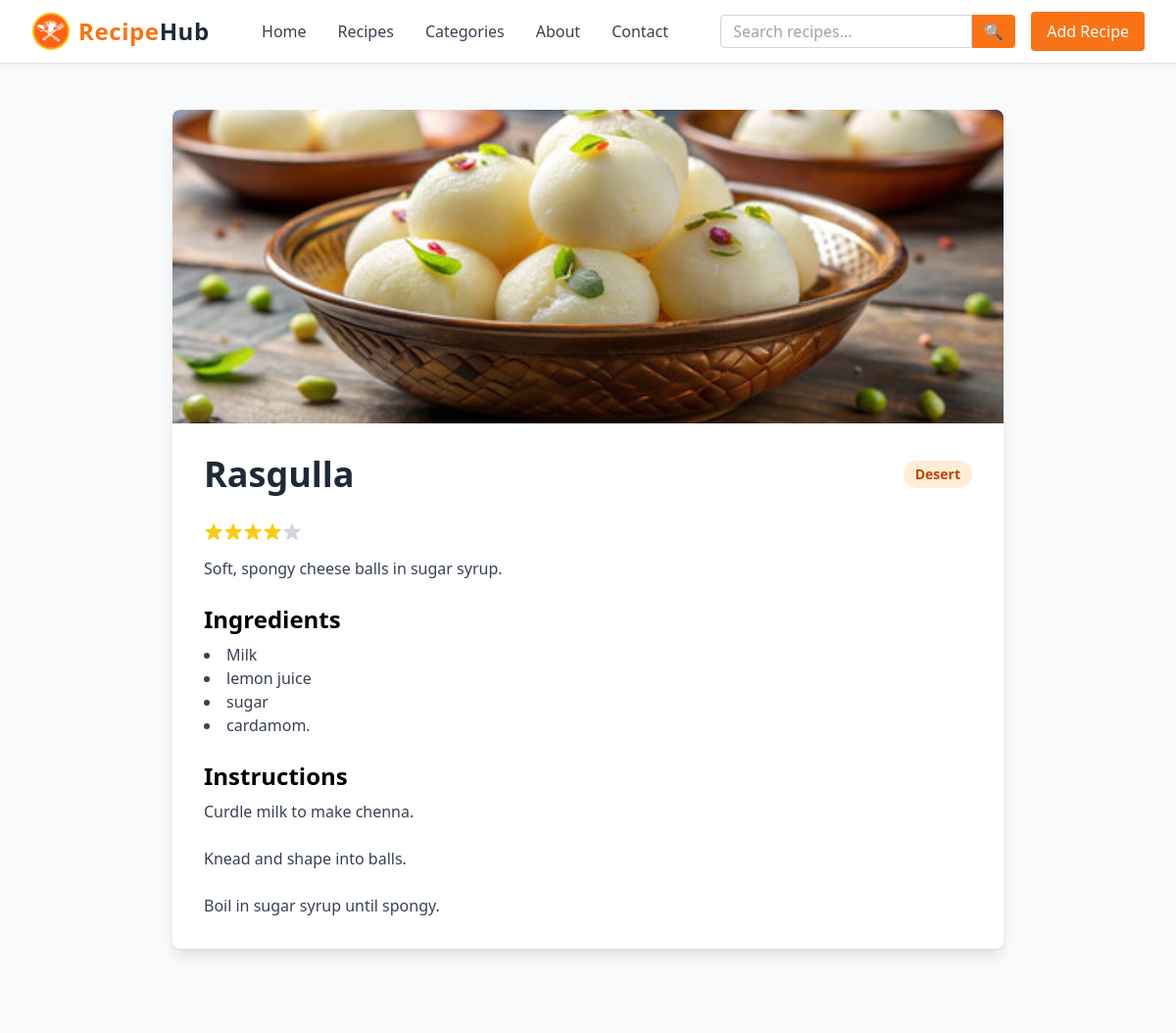
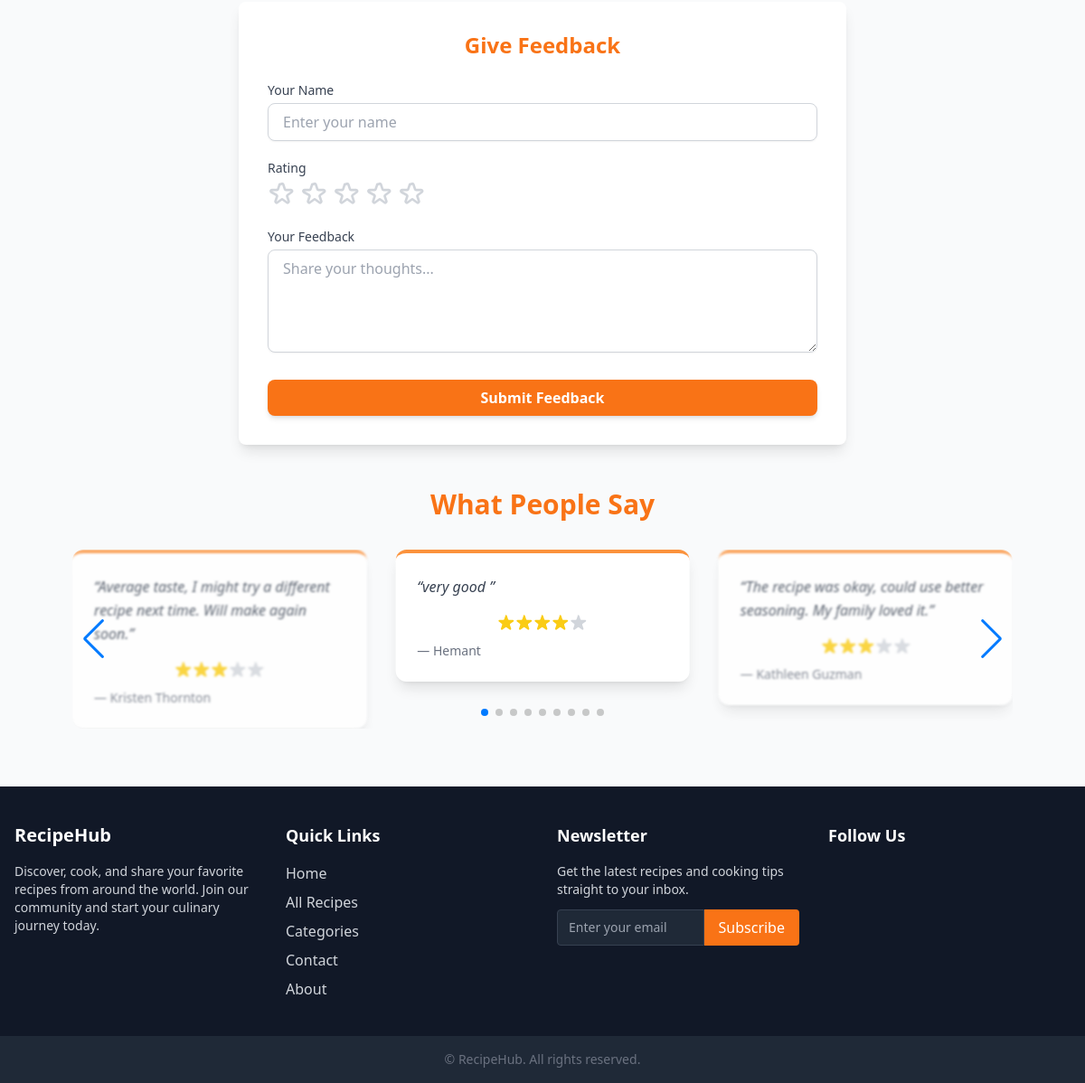
The page /recipe_detail/rasgulla/ on the database its author committed (2 pictures, top to bottom).
### recipes/models.py (models this page shows, shortened)
class Recipe(models.Model):
    title = models.CharField(max_length=200)
    description = models.TextField()
    ingredients = models.TextField()
    instructions = models.TextField()
    image = models.ImageField(upload_to='recipe_images/', blank=True, null=True)
    category = models.ForeignKey(Category, on_delete=models.SET_NULL, null=True, blank=True)
    created_at = models.DateTimeField(auto_now_add=True)
    slug = models.SlugField(unique=True, blank=True, null=True)
    approved = models.BooleanField(default=False)

class Category(models.Model):
    name = models.CharField(max_length=100, unique=True)
    slug = models.SlugField(max_length=120, unique=True, blank=True)
    image = models.ImageField(upload_to='category_images/', blank=True, null=True)

class Feedback(models.Model):
    recipe = models.ForeignKey(Recipe, on_delete=models.CASCADE, related_name="feedbacks")
    name = models.CharField(max_length=100)  # if no user system
    rating = models.PositiveSmallIntegerField()  # 1-5 stars
    comment = models.TextField()
    created_at = models.DateTimeField(auto_now_add=True)

### recipes/views.py (the view)
# urls.py: path('recipe_detail/<str:recipe_slug>/', recipe_detail,name="recipe_detail"),
def recipe_detail(request, recipe_slug):
    recipe = get_object_or_404(Recipe, slug=recipe_slug)
    ingredients_list = recipe.ingredients.split(',')
    if request.method == "POST":
        name = request.POST.get("name")
        rating = int(request.POST.get("rating"))
        comment = request.POST.get("feedback")
        Feedback.objects.create(recipe=recipe, name=name, rating=rating, comment=comment)
        return redirect('recipes:recipe_detail', recipe_slug=recipe.slug)
    feedbacks = recipe.feedbacks.all().order_by('-created_at')
    avg_rating = recipe.feedbacks.aggregate(Avg('rating'))['rating__avg']
    if avg_rating is None:
        avg_rating = 0  # No feedback yet
    return render(request, "recipes/recipe_detail.html", {
        "recipe": recipe,
        "ingredients_list": ingredients_list,
        "feedbacks": feedbacks,
        "avg_rating" : avg_rating
    })

### recipes/templates/recipes/recipe_detail.html (shortened to what this page needs)
{% extends "base.html" %}
{% load static %}
{% block content %}
<section class="max-w-4xl mx-auto px-6 py-12">
    <div class="bg-white shadow-lg rounded-lg overflow-hidden">
        {% if recipe.image %}
        <img src="{{ recipe.image.url }}" alt="{{ recipe.title }}" class="w-full h-80 object-cover">
        {% else %}
        <img src="{% static 'recipes/images/default.jpg' %}" alt="Placeholder" class="w-full h-80 object-cover">
        {% endif %}
        <div class="p-8">
            <div class="flex justify-between items-center mb-3">
                <h1 class="text-4xl font-bold text-gray-800 mb-4 inline">{{ recipe.title }}</h1>
                {% if recipe.category %}
                <span class="inline-block bg-orange-100 text-orange-700 px-3 py-1 rounded-full text-sm font-semibold mb-4">
                    {{ recipe.category.name }}
                </span>
                {% endif %}
            </div>
            <div class="flex items-center mb-4">
            </div>
            <p class="text-gray-700 mb-6">{{ recipe.description }}</p>
            <div class="mb-6">
                <h2 class="text-2xl font-semibold mb-2">Ingredients</h2>
                <ul class="list-disc list-inside text-gray-700">
                    {% for ingredient in ingredients_list %}
                    <li>{{ ingredient }}</li>
                    {% endfor %}
                </ul>
            </div>
            <div>
                <h2 class="text-2xl font-semibold mb-2">Instructions</h2>
                <p class="text-gray-700 whitespace-pre-line">{{ recipe.instructions }}</p>
            </div>
        </div>
    </div>
</section>
<section class="bg-white shadow-lg rounded-lg p-8 max-w-2xl mx-auto mt-10">
    <h2 class="text-2xl font-bold mb-6 text-center text-orange-500">Give Feedback</h2>
    <form method="POST" action="">
        <div class="mb-5">
            <label for="name" class="block text-sm font-medium text-gray-700 mb-1">Your Name</label>
            <input type="text" name="name" id="name" placeholder="Enter your name"
                class="w-full px-4 py-2 border border-gray-300 rounded-lg shadow-sm focus:outline-none focus:ring-2 focus:ring-orange-400 focus:border-orange-400 transition"
                required>
        </div>
        <div class="mb-5">
            <label class="block text-sm font-medium text-gray-700 mb-1">Rating</label>
            <div class="flex space-x-1 rating-input">
                {% for i in "12345" %}
                <svg data-value="{{ forloop.counter }}" xmlns="http://www.w3.org/2000/svg" fill="none"
                    viewBox="0 0 24 24" stroke-width="2" stroke="currentColor"
                    class="w-8 h-8 cursor-pointer text-gray-300 hover:text-yellow-400 transition">
                    <path stroke-linecap="round" stroke-linejoin="round"
                        d="M11.049 2.927c.3-.921 1.603-.921 1.902 0l1.286 3.944a1 1 0 00.95.69h4.145c.969 0 1.371 1.24.588 1.81l-3.356 2.437a1 1 0 00-.364 1.118l1.286 3.944c.3.921-.755 1.688-1.54 1.118l-3.356-2.437a1 1 0 00-1.176 0l-3.356 2.437c-.784.57-1.838-.197-1.54-1.118l1.286-3.944a1 1 0 00-.364-1.118L2.98 9.371c-.783-.57-.38-1.81.588-1.81h4.145a1 1 0 00.95-.69l1.286-3.944z" />
                </svg>
                {% endfor %}
            </div>
        </div>
        <div class="mb-6">
            <label for="feedback" class="block text-sm font-medium text-gray-700 mb-1">Your Feedback</label>
            <textarea name="feedback" id="feedback" rows="4" placeholder="Share your thoughts..."
                class="w-full px-4 py-2 border border-gray-300 rounded-lg shadow-sm focus:outline-none focus:ring-2 focus:ring-orange-400 focus:border-orange-400 transition"
                required></textarea>
        </div>
        <button type="submit"
            class="w-full py-2 px-4 bg-orange-500 text-white font-semibold rounded-lg shadow-md hover:bg-orange-600 focus:outline-none focus:ring-2 focus:ring-orange-400 focus:ring-offset-2 transition">
            Submit Feedback
        </button>
    </form>
</section>
{% if feedbacks %}
<section class="mt-12">
    <h2 class="text-2xl md:text-3xl font-bold text-center mb-8 text-orange-500">What People Say</h2>
    {% if feedbacks|length > 1 %}
    <div class="feedback-swiper-container relative">
        <div class="swiper feedback-swiper rounded-xl">
            <div class="swiper-wrapper">
                {% for fb in feedbacks %}
                <div class="swiper-slide " >
                    <article class="bg-white rounded-xl shadow-lg p-6 border-t-4 border-orange-400">
                        <p class="text-gray-700 italic leading-relaxed">“{{ fb.comment }}”</p>
                        <div class="mt-4 flex items-center justify-center"
                            aria-label="Rating: {{ fb.rating }} out of 5">
                        </div>
                        <p class="mt-3 text-sm text-gray-500 font-medium">— {{ fb.name }}</p>
                    </article>
                </div>
                {% endfor %}
            </div>
            <div class="swiper-pagination"></div>
            <div class="swiper-button-prev"></div>
            <div class="swiper-button-next"></div>
        </div>
    </div>
    {% endif %}
</section>
{% endif %}
{% endblock %}

### recipes/static/recipes/css/style.css (style rules this page uses)
.feedback-swiper-container { max-width: 1040px; margin-left: auto; margin-right: auto; }
.feedback-swiper .swiper-slide { transition: transform .35s ease, filter .35s ease, opacity .35s ease; transform: scale(.85); opacity: .5; filter: blur(2px); }
.feedback-swiper .swiper-slide-active { transform: scale(1); opacity: 1; filter: none; }
.feedback-swiper .swiper-slide-next, .feedback-swiper .swiper-slide-prev { transform: scale(.92); opacity: .8; filter: blur(1.2px); }

### rows shown on the page
Recipe: image (picture), title "Rasgulla", category.name "Desert", description "Soft, spongy cheese balls in sugar syrup.", instructions "Curdle milk to make chenna. Knead and shape into balls. Boil in sugar syrup until spongy."
Feedback: comment "very good", rating 4 (drawn), name "Hemant"
Feedback: comment "The recipe was okay, could use better seasoning. My family loved it.", rating 3 (drawn), name "Kathleen Guzman"
Feedback: comment "Average taste, I might try a different recipe next time. Will make again soon.", rating 3 (drawn), name "Kristen Thornton"

### other values the page prints
{{ ingredient }} "Milk" "lemon juice" "sugar" "cardamom."
